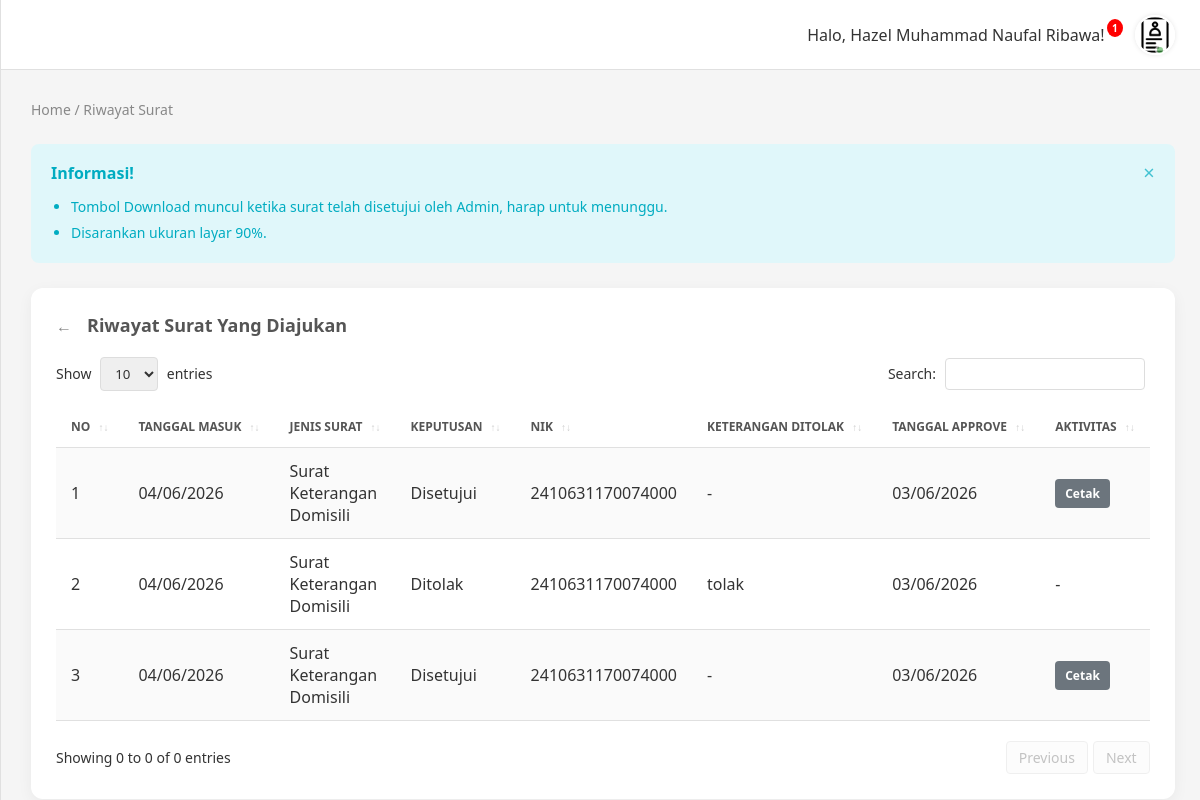
/menu_riwayat.php (signed in), run on the app's committed database.
### tables this page shows
CREATE TABLE `pengajuan` (
  `pengajuan_id` int(11) NOT NULL,
  `user_id` int(11) NOT NULL,
  `jenis_surat_id` int(11) NOT NULL,
  `nomor_pengajuan` varchar(50) DEFAULT NULL,
  `status` enum('menunggu','disetujui','ditolak') DEFAULT 'menunggu',
  `catatan_admin` text DEFAULT NULL,
  `tanggal_pengajuan` timestamp NOT NULL DEFAULT current_timestamp(),
  `tanggal_verifikasi` timestamp NULL DEFAULT NULL
);

CREATE TABLE `jenis_surat` (
  `jenis_surat_id` int(11) NOT NULL,
  `kode_surat` varchar(20) NOT NULL,
  `nama_surat` varchar(150) NOT NULL,
  `deskripsi` text DEFAULT NULL,
  `aktif` tinyint(1) DEFAULT 1,
  `created_at` timestamp NOT NULL DEFAULT current_timestamp()
);

CREATE TABLE `data_pemohon` (
  `data_pemohon_id` int(11) NOT NULL,
  `pengajuan_id` int(11) NOT NULL,
  `nama` varchar(100) NOT NULL,
  `nik` varchar(16) NOT NULL,
  `tempat_lahir` varchar(100) DEFAULT NULL,
  `tanggal_lahir` date DEFAULT NULL,
  `jenis_kelamin` enum('Laki-laki','Perempuan') DEFAULT NULL,
  `agama` varchar(50) DEFAULT NULL,
  `status_kawin` varchar(50) DEFAULT NULL,
  `pekerjaan` varchar(100) DEFAULT NULL,
  `kewarganegaraan` varchar(10) DEFAULT NULL,
  `alamat` text DEFAULT NULL
);

### menu_riwayat.php (the view, shortened to what this page needs)
<?php
require_once __DIR__ . '/config/koneksi.php';
require_once __DIR__ . '/templates/navbar.php';
$user_id = $_SESSION['user_id'] ?? $_SESSION['id'];
$query = "
    SELECT
        p.pengajuan_id,
        p.tanggal_pengajuan,
        p.status,
        p.catatan_admin,
        p.tanggal_verifikasi,
        js.nama_surat,
        dp.nik
    FROM pengajuan p
    JOIN jenis_surat js ON p.jenis_surat_id = js.jenis_surat_id
    JOIN data_pemohon dp ON p.pengajuan_id = dp.pengajuan_id
    WHERE p.user_id = '$user_id'
    ORDER BY p.tanggal_pengajuan DESC
";
$result = mysqli_query($koneksi, $query);
?>
<!DOCTYPE html>
<html lang="id">
<head>
    <link rel="stylesheet" href="menu_style.css">
</head>
<body class="dashboard-body">
    <div class="main-container">
        <div class="content-area">
            <main class="page-content">
                <div class="content-header">
                    <p class="breadcrumb">Home / Riwayat Surat</p>
                </div>
                <div class="info-alert">
                    <div class="info-header">
                        <strong>Informasi!</strong>
                        <button class="close-btn">&times;</button>
                    </div>
                    <ul class="info-list">
                        <li>Tombol Download muncul ketika surat telah disetujui oleh Admin, harap untuk menunggu.</li>
                        <li>Disarankan ukuran layar 90%.</li>
                    </ul>
                </div>
                <div class="table-card">
                    <div class="table-header-row">
                        <h2 class="table-title">
                            <a href="menu.php" style="text-decoration: none;">
                                <span class="back-arrow">&larr;</span>
                            </a>
                            Riwayat Surat Yang Diajukan
                        </h2>
                    </div>
                    <div class="table-controls">
                        <div class="show-entries">
                            Show
                            <select>
                                <option>10</option>
                            </select>
                            entries
                        </div>
                        <div class="search-box">
                            Search: <input type="text">
                        </div>
                    </div>
                    <div class="table-responsive">
                        <table class="data-table">
                            <thead>
                                <tr>
                                    <th>NO <span>&uarr;&darr;</span></th>
                                    <th>TANGGAL MASUK <span>&uarr;&darr;</span></th>
                                    <th>JENIS SURAT <span>&uarr;&darr;</span></th>
                                    <th>KEPUTUSAN <span>&uarr;&darr;</span></th>
                                    <th>NIK <span>&uarr;&darr;</span></th>
                                    <th>KETERANGAN DITOLAK <span>&uarr;&darr;</span></th>
                                    <th>TANGGAL APPROVE <span>&uarr;&darr;</span></th>
                                    <th>AKTIVITAS <span>&uarr;&darr;</span></th>
                                </tr>
                            </thead>
                            <tbody>
                               <?php
                                $no = 1;
                                if (mysqli_num_rows($result) > 0):
                                    while ($row = mysqli_fetch_assoc($result)):
                                ?>
                                <tr>
                                    <td><?= $no++; ?></td>
                                    <td><?= date('d/m/Y', strtotime($row['tanggal_pengajuan'])); ?></td>
                                    <td><?= $row['nama_surat']; ?></td>
                                    <td><span class="badge-<?= $row['status']; ?>"><?= ucfirst($row['status']); ?></span></td>
                                    <td><?= $row['nik']; ?></td>
                                    <td><?= $row['catatan_admin'] ? $row['catatan_admin'] : '-'; ?></td>
                                    <td><?= $row['tanggal_verifikasi'] ? date('d/m/Y', strtotime($row['tanggal_verifikasi'])) : '-'; ?></td>
                                    <td>
                                        <?php if ($row['status'] == 'disetujui'): ?>
                                            <a href="cetak_surat.php?pengajuan_id=<?= $row['pengajuan_id']; ?>" target="_blank" class="btn-action btn-print" style="text-decoration:none; display:inline-block;">Cetak</a>
                                        <?php else: ?>
                                            -
                                        <?php endif; ?>
                                    </td>
                                </tr>
                                <?php
                                    endwhile;
                                else:
                                ?>
                                <tr><td colspan="8" style="text-align:center;">Belum ada pengajuan surat.</td></tr>
                                <?php endif; ?>
                            </tbody>
                        </table>
                    </div>
                    <div class="table-footer">
                        <div class="showing-info">Showing 0 to 0 of 0 entries</div>
                        <div class="pagination">
                            <button class="page-btn disabled">Previous</button>
                            <button class="page-btn disabled">Next</button>
                        </div>
                    </div>
                </div>
            </main>
        </div>
    </div>
</body>
</html>

### menu_style.css (style rules this page uses)
* { margin: 0; padding: 0; box-sizing: border-box; font-family: "Segoe UI", Tahoma, Geneva, Verdana, sans-serif; color: #333; }
:root { --color-cool-blue: #2A7B9B; --color-mid-green: #50BC88; --color-warm-green: #8DC4AB; --primary-gradient: linear-gradient(90deg, rgba(42, 123, 155, 1) 0%, rgba(80, 188, 136, 1) 27%, rgba(141, 196, 171, 1) 66%, rgba(180, 214, 196, 1) 78%, rgba(223, 235, 227, 1) 100%); --sidebar-width: 280px; --top-header-height: 70px; --content-bg: #f5f5f5; --card-bg: #ffffff; --sidebar-bg: #ffffff; }
body.dashboard-body { background-color: var(--content-bg); overflow: hidden; height: 100vh; }
.main-container { display: flex; height: 100%; }
.content-area { flex-grow: 1; display: flex; flex-direction: column; height: 100%; }
.page-content { flex-grow: 1; padding: 30px; overflow-y: auto; }
.content-header { margin-bottom: 25px; }
.breadcrumb { font-size: 14px; color: #888; }
.info-alert { background-color: #E0F7FA; border-radius: 8px; padding: 15px 20px; margin-bottom: 25px; position: relative; }
.info-header { display: flex; justify-content: space-between; align-items: center; margin-bottom: 10px; }
.info-header strong { color: #00ACC1; font-size: 16px; font-weight: 600; }
.close-btn { background: none; border: none; color: #00ACC1; font-size: 20px; cursor: pointer; opacity: 0.7; }
.info-list { list-style-type: disc; padding-left: 20px; }
.info-list li { color: #00ACC1; font-size: 14px; margin-bottom: 5px; line-height: 1.5; }
.table-card { background-color: var(--card-bg); border-radius: 12px; box-shadow: 0 4px 15px rgba(0,0,0,0.05); padding: 25px; }
.table-header-row { margin-bottom: 20px; }
.table-title { font-size: 18px; color: #555; font-weight: 600; display: flex; align-items: center; gap: 15px; }
.back-arrow { cursor: pointer; color: #888; font-size: 16px; transition: color 0.2s; }
.table-controls { display: flex; justify-content: space-between; align-items: center; margin-bottom: 15px; font-size: 14px; color: #666; }
.table-controls select, .table-controls input { padding: 6px 10px; border: 1px solid #ddd; border-radius: 4px; outline: none; margin: 0 5px; }
.table-controls input { width: 200px; }
.table-responsive { overflow-x: auto; }
.data-table { width: 100%; border-collapse: collapse; min-width: 1000px; }
.data-table th, .data-table td { padding: 12px 15px; text-align: left; border-bottom: 1px solid #e0e0e0; }
.data-table th { font-size: 12px; color: #555; font-weight: 600; cursor: pointer; white-space: nowrap; }
.data-table th span { color: #ccc; font-size: 10px; margin-left: 5px; }
.data-table tbody tr { background-color: #fafafa; }
.data-table tbody tr:nth-child(even) { background-color: #ffffff; }
.table-footer { display: flex; justify-content: space-between; align-items: center; margin-top: 20px; font-size: 14px; color: #888; }
.pagination { display: flex; gap: 5px; }
.page-btn { padding: 6px 12px; border: 1px solid #e0e0e0; background-color: #fafafa; color: #888; border-radius: 4px; cursor: pointer; font-size: 14px; }
.page-btn.disabled { opacity: 0.5; cursor: not-allowed; }
.btn-action { padding: 6px 10px; border: none; border-radius: 4px; font-size: 12px; font-weight: 600; cursor: pointer; color: white; transition: background-color 0.2s; }
.btn-print { background-color: #6c757d; }

### data on the page
pengajuan: tanggal_pengajuan "04/06/2026", jenis_surat.nama_surat "Surat Keterangan Domisili", status "Disetujui", data_pemohon.nik "2410631170074000", tanggal_verifikasi "03/06/2026"
pengajuan: tanggal_pengajuan "04/06/2026", jenis_surat.nama_surat "Surat Keterangan Domisili", status "Ditolak", data_pemohon.nik "2410631170074000", catatan_admin "tolak", tanggal_verifikasi "03/06/2026"
pengajuan: tanggal_pengajuan "04/06/2026", jenis_surat.nama_surat "Surat Keterangan Domisili", status "Disetujui", data_pemohon.nik "2410631170074000", tanggal_verifikasi "03/06/2026"

### other printed values
$namaPengguna "Hazel Muhammad Naufal Ribawa"
$badgeCount "1"
